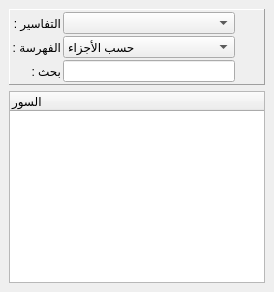
  <widget class="QDockWidget" name="dockWidget_curaan">
   <property name="sizePolicy">
    <sizepolicy hsizetype="Fixed" vsizetype="Preferred">
     <horstretch>0</horstretch>
     <verstretch>0</verstretch>
    </sizepolicy>
   </property>
   <property name="styleSheet">
    <string notr="true"/>
   </property>
   <property name="windowTitle">
    <string>القرءان الكريم</string>
   </property>
   <attribute name="dockWidgetArea">
    <number>1</number>
   </attribute>
   <widget class="QWidget" name="dockWidgetContents_3">
    <layout class="QVBoxLayout" name="verticalLayout_2">
     <item>
      <widget class="QFrame" name="frame_2">
       <property name="minimumSize">
        <size>
         <width>0</width>
         <height>0</height>
        </size>
       </property>
       <property name="frameShape">
        <enum>QFrame::Panel</enum>
       </property>
       <property name="frameShadow">
        <enum>QFrame::Raised</enum>
       </property>
       <layout class="QGridLayout" name="gridLayout_2">
        <property name="margin">
         <number>2</number>
        </property>
        <property name="spacing">
         <number>2</number>
        </property>
        <item row="0" column="0">
         <widget class="QLabel" name="label_2">
          <property name="minimumSize">
           <size>
            <width>0</width>
            <height>0</height>
           </size>
          </property>
          <property name="maximumSize">
           <size>
            <width>55</width>
            <height>16777215</height>
           </size>
          </property>
          <property name="text">
           <string>التفاسير :</string>
          </property>
          <property name="buddy">
           <cstring>comboBox_tafasir</cstring>
          </property>
         </widget>
        </item>
        <item row="0" column="1">
         <widget class="QComboBox" name="comboBox_tafasir">
          <property name="whatsThis">
           <string>قائمة بكتب التفسير المفهرسة التي يمكن التنقل فيها حسب الفهرسة ادناه</string>
          </property>
          <property name="sizeAdjustPolicy">
           <enum>QComboBox::AdjustToMinimumContentsLength</enum>
          </property>
         </widget>
        </item>
        <item row="1" column="0">
         <widget class="QLabel" name="label">
          <property name="minimumSize">
           <size>
            <width>0</width>
            <height>0</height>
           </size>
          </property>
          <property name="maximumSize">
           <size>
            <width>55</width>
            <height>16777215</height>
           </size>
          </property>
          <property name="text">
           <string>الفهرسة :</string>
          </property>
          <property name="buddy">
           <cstring>comboBox</cstring>
          </property>
         </widget>
        </item>
        <item row="1" column="1">
         <widget class="QComboBox" name="comboBox">
          <property name="whatsThis">
           <string>التبديل بين عرض قائمة باسماء السور والايات او الارباع والاحزاب والاجزاء</string>
          </property>
          <item>
           <property name="text">
            <string>حسب الأجزاء</string>
           </property>
          </item>
          <item>
           <property name="text">
            <string>حسب السور</string>
           </property>
          </item>
         </widget>
        </item>
        <item row="0" column="2">
         <widget class="QPushButton" name="pushButton_gotafsir">
          <property name="minimumSize">
           <size>
            <width>0</width>
            <height>0</height>
           </size>
          </property>
          <property name="maximumSize">
           <size>
            <width>25</width>
            <height>25</height>
           </size>
          </property>
          <property name="toolTip">
           <string>فتح التفسير المحدد</string>
          </property>
          <property name="styleSheet">
           <string notr="true"> QPushButton:hover  {
     border: 1px solid #8f8f91;
     border-radius: 5px;
 }

</string>
          </property>
          <property name="text">
           <string/>
          </property>
          <property name="icon">
           <iconset>
            <normaloff>:/images/image/arrow-left.png</normaloff>:/images/image/arrow-left.png</iconset>
          </property>
          <property name="flat">
           <bool>true</bool>
          </property>
         </widget>
        </item>
        <item row="2" column="1">
         <widget class="QLineEdit" name="lineEdit_find_cur">
          <property name="whatsThis">
           <string>ادخل نص البحث للبحث عن اية او سورة ثم انقر على زر التنفيذ</string>
          </property>
         </widget>
        </item>
        <item row="2" column="2">
         <widget class="QPushButton" name="pushButton_gofind">
          <property name="minimumSize">
           <size>
            <width>0</width>
            <height>0</height>
           </size>
          </property>
          <property name="maximumSize">
           <size>
            <width>25</width>
            <height>25</height>
           </size>
          </property>
          <property name="toolTip">
           <string>تنفيذ البحث</string>
          </property>
          <property name="styleSheet">
           <string notr="true"> QPushButton:hover  {
     border: 1px solid #8f8f91;
     border-radius: 5px;
 }

</string>
          </property>
          <property name="text">
           <string/>
          </property>
          <property name="icon">
           <iconset>
            <normaloff>:/images/image/arrow-left.png</normaloff>:/images/image/arrow-left.png</iconset>
          </property>
          <property name="flat">
           <bool>true</bool>
          </property>
         </widget>
        </item>
        <item row="2" column="0">
         <widget class="QLabel" name="label_3">
          <property name="minimumSize">
           <size>
            <width>0</width>
            <height>0</height>
           </size>
          </property>
          <property name="maximumSize">
           <size>
            <width>55</width>
            <height>16777215</height>
           </size>
          </property>
          <property name="text">
           <string>بحث :</string>
          </property>
          <property name="buddy">
           <cstring>lineEdit_find_cur</cstring>
          </property>
         </widget>
        </item>
       </layout>
      </widget>
     </item>
     <item>
      <widget class="QTreeWidget" name="treeWidget_curaan">
       <property name="sizePolicy">
        <sizepolicy hsizetype="Expanding" vsizetype="Expanding">
         <horstretch>0</horstretch>
         <verstretch>0</verstretch>
        </sizepolicy>
       </property>
       <property name="minimumSize">
        <size>
         <width>0</width>
         <height>0</height>
        </size>
       </property>
       <property name="whatsThis">
        <string>فهرسة الايات والسور اذ لا يمكن تفعيلها الا اذا كان كتاب للتفسير مفهرس مفتوحا مسبقا
تجد قائمة للتفلسير المفهرة في القائمة المنسدلة اعلاه</string>
       </property>
       <property name="editTriggers">
        <set>QAbstractItemView::SelectedClicked</set>
       </property>
       <property name="alternatingRowColors">
        <bool>true</bool>
       </property>
       <property name="animated">
        <bool>true</bool>
       </property>
       <column>
        <property name="text">
         <string>السور</string>
        </property>
       </column>
      </widget>
     </item>
    </layout>
   </widget>
  </widget>
